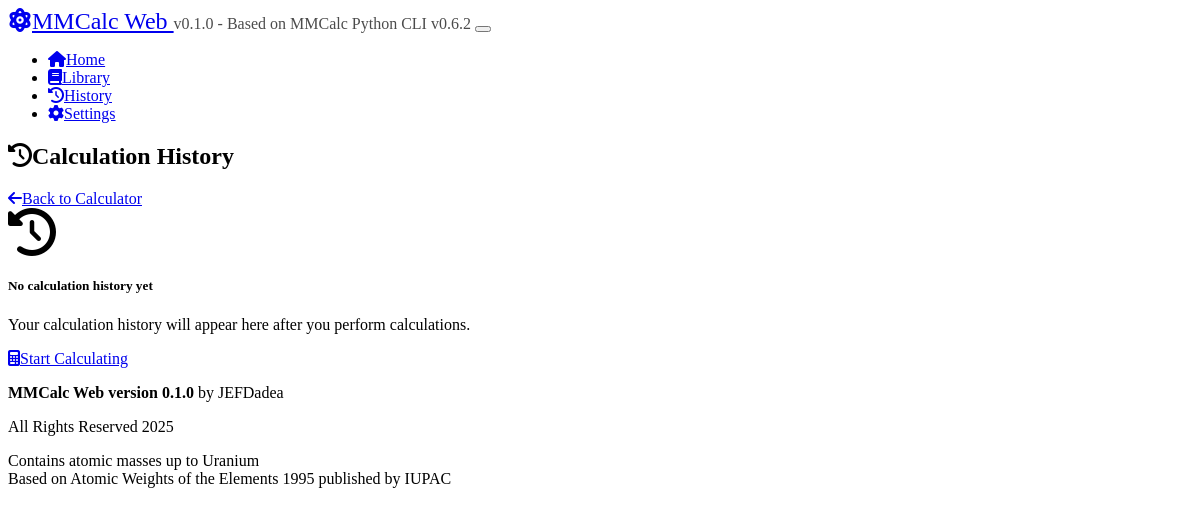
Before: /history with the older database file.
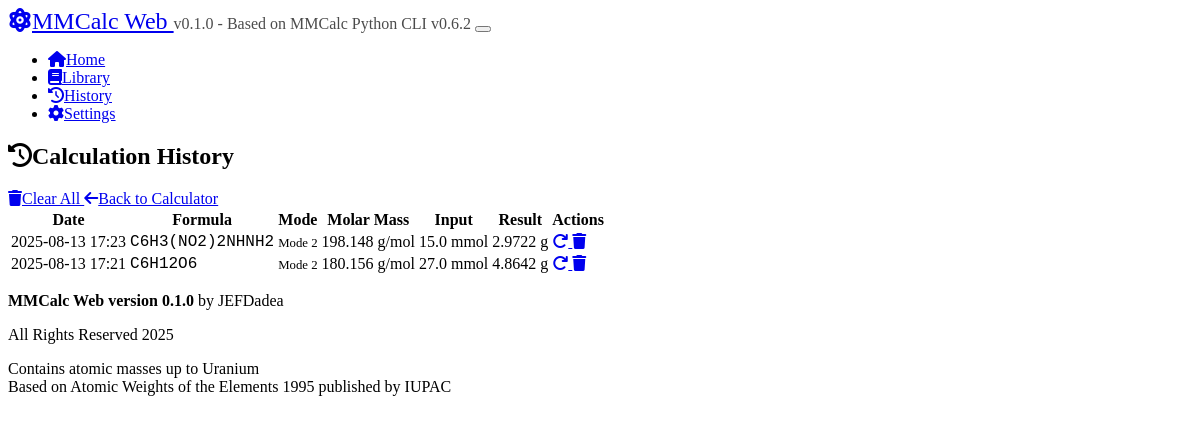
After: the same page with the newer database file.
### models.py (models this page shows, shortened)
class CalculationHistory(db.Model):
    id = db.Column(db.Integer, primary_key=True)
    formula = db.Column(db.String(200), nullable=False)
    mode = db.Column(db.String(10), nullable=False)  # '1', '2', '3'
    molar_mass = db.Column(db.Float, nullable=False)
    input_value = db.Column(db.Float, nullable=True)  # moles or mass input
    result_value = db.Column(db.Float, nullable=True)  # reagent mass or calculated moles
    unit = db.Column(db.String(10), default='mol')  # 'mol' or 'mmol'
    created_at = db.Column(db.DateTime, default=db.func.current_timestamp())

### app.py (the view)
@app.route('/history')
def history():
    page = request.args.get('page', 1, type=int)
    per_page = 20
    history_query = CalculationHistory.query.order_by(CalculationHistory.created_at.desc())
    history_pagination = history_query.paginate(
        page=page,
        per_page=per_page,
        error_out=False
    )
    return render_template('history.html',
                         history=history_pagination.items,
                         pagination=history_pagination)

### templates/history.html (shortened to what this page needs)
{% extends "base.html" %}
{% block content %}
<div class="container">
    <div class="row">
        <div class="col-12">
            <div class="d-flex justify-content-between align-items-center mb-4">
                <h2>
                    <i class="fas fa-history me-2"></i>Calculation History
                </h2>
                <div>
                    {% if history %}
                    <a href="{{ url_for('clear_history') }}" class="btn btn-outline-danger me-2"
                       onclick="return confirm('Are you sure you want to clear all history?')">
                        <i class="fas fa-trash me-1"></i>Clear All
                    </a>
                    {% endif %}
                    <a href="{{ url_for('index') }}" class="btn btn-outline-secondary">
                        <i class="fas fa-arrow-left me-1"></i>Back to Calculator
                    </a>
                </div>
            </div>
            {% if history %}
            <div class="card">
                <div class="card-body">
                    <div class="table-responsive">
                        <table class="table table-hover">
                            <thead>
                                <tr>
                                    <th>Date</th>
                                    <th>Formula</th>
                                    <th>Mode</th>
                                    <th>Molar Mass</th>
                                    <th>Input</th>
                                    <th>Result</th>
                                    <th>Actions</th>
                                </tr>
                            </thead>
                            <tbody>
                                {% for item in history %}
                                <tr>
                                    <td class="text-muted small">
                                        {{ item.created_at.strftime('%Y-%m-%d %H:%M') }}
                                    </td>
                                    <td class="font-monospace">{{ item.formula }}</td>
                                    <td>
                                        <span class="badge bg-{{ 'primary' if item.mode == '1' else 'success' if item.mode == '2' else 'warning' }}">
                                            Mode {{ item.mode }}
                                        </span>
                                    </td>
                                    <td class="text-info">{{ "%.3f"|format(item.molar_mass) }} g/mol</td>
                                    <td>
                                        {% if item.mode == '2' and item.input_value %}
                                            {{ item.input_value }} {{ item.unit }}
                                        {% elif item.mode == '3' and item.input_value %}
                                            {{ "%.4f"|format(item.input_value) }} g
                                        {% else %}
                                            -
                                        {% endif %}
                                    </td>
                                    <td>
                                        {% if item.mode == '2' and item.result_value %}
                                            {{ "%.4f"|format(item.result_value) }} g
                                        {% elif item.mode == '3' and item.result_value %}
                                            {{ "%.6f"|format(item.result_value) }} {{ item.unit }}
                                        {% else %}
                                            -
                                        {% endif %}
                                    </td>
                                    <td>
                                        <div class="btn-group" role="group">
                                            <a href="{{ url_for('calculate', mode=item.mode) }}?compound={{ item.formula }}"
                                               class="btn btn-sm btn-outline-primary"
                                               title="Recalculate">
                                                <i class="fas fa-redo"></i>
                                            </a>
                                            <a href="{{ url_for('delete_history_item', history_id=item.id) }}"
                                               class="btn btn-sm btn-outline-danger"
                                               onclick="return confirm('Delete this history item?')"
                                               title="Delete">
                                                <i class="fas fa-trash"></i>
                                            </a>
                                        </div>
                                    </td>
                                </tr>
                                {% endfor %}
                            </tbody>
                        </table>
                    </div>
                </div>
            </div>
            {% else %}
            <div class="card">
                <div class="card-body">
                    <div class="text-center py-5">
                        <i class="fas fa-history fa-3x text-muted mb-3"></i>
                        <h5 class="text-muted">No calculation history yet</h5>
                        <p class="text-muted">Your calculation history will appear here after you perform calculations.</p>
                        <a href="{{ url_for('index') }}" class="btn btn-primary">
                            <i class="fas fa-calculator me-2"></i>Start Calculating
                        </a>
                    </div>
                </div>
            </div>
            {% endif %}
        </div>
    </div>
</div>
{% endblock %}

### templates/base.html (shortened to what this page needs)
<!DOCTYPE html>
<html lang="en" data-bs-theme="dark">
<head>
    <link href="https://cdn.replit.com/agent/bootstrap-agent-dark-theme.min.css" rel="stylesheet">
    <link href="https://cdnjs.cloudflare.com/ajax/libs/font-awesome/6.4.0/css/all.min.css" rel="stylesheet">
    <link href="{{ url_for('static', filename='css/custom.css') }}" rel="stylesheet">
</head>
<body>
    <nav class="navbar navbar-expand-lg navbar-dark mb-4">
        <div class="container">
            <a class="navbar-brand fw-bold" href="{{ url_for('index') }}">
                <i class="fas fa-atom me-2"></i>MMCalc Web
            </a>
            <span class="navbar-text small">v0.1.0 - Based on MMCalc Python CLI v0.6.2</span>
            <button class="navbar-toggler" type="button" data-bs-toggle="collapse" data-bs-target="#navbarNav">
            </button>
            <div class="collapse navbar-collapse" id="navbarNav">
                <ul class="navbar-nav ms-auto">
                    <li class="nav-item">
                        <a class="nav-link" href="{{ url_for('index') }}">
                            <i class="fas fa-home me-1"></i>Home
                        </a>
                    </li>
                    <li class="nav-item">
                        <a class="nav-link" href="{{ url_for('library') }}">
                            <i class="fas fa-book me-1"></i>Library
                        </a>
                    </li>
                    <li class="nav-item">
                        <a class="nav-link" href="{{ url_for('history') }}">
                            <i class="fas fa-history me-1"></i>History
                        </a>
                    </li>
                    <li class="nav-item">
                        <a class="nav-link" href="{{ url_for('settings') }}">
                            <i class="fas fa-cog me-1"></i>Settings
                        </a>
                    </li>
                </ul>
            </div>
        </div>
    </nav>
    <main>
        {% block content %}{% endblock %}
    </main>
    <footer class="mt-5 py-4 border-top">
        <div class="container text-center">
            <p class="mb-1"><strong>MMCalc Web version 0.1.0</strong> by JEFDadea</p>
            <p class="mb-1 small text-muted">All Rights Reserved 2025</p>
            <p class="small text-muted">
                Contains atomic masses up to Uranium<br>
                Based on Atomic Weights of the Elements 1995 published by IUPAC
            </p>
        </div>
    </footer>
</body>
</html>

### static/css/custom.css (style rules this page uses)
.font-monospace { font-family: 'SF Mono', Monaco, 'Cascadia Code', 'Roboto Mono', Consolas, 'Courier New', monospace; }
.navbar-brand { font-size: 1.5rem; }
.navbar-text { opacity: 0.7; }
.card { transition: all 0.3s ease; }
.table th { border-top: none; font-weight: 600; color: var(--bs-light); }
footer { background: var(--bs-dark); margin-top: auto; }
.badge { font-size: 0.8rem; }

Changed rows visible on the page:
added CalculationHistory: created_at "2025-08-13 17:23", formula "C6H3(NO2)2NHNH2", mode "2", molar_mass "198.148", input_value "15.0", unit "mmol", result_value "2.9722"
added CalculationHistory: created_at "2025-08-13 17:21", formula "C6H12O6", mode "2", molar_mass "180.156", input_value "27.0", unit "mmol", result_value "4.8642"
Other visible differences:
text no longer shown: "No calculation history yet Your calculation history will appear here after you perform calculations. Start Calculating"
text now shown: "Clear All Date Formula Mode Molar Mass Input Result Actions"
